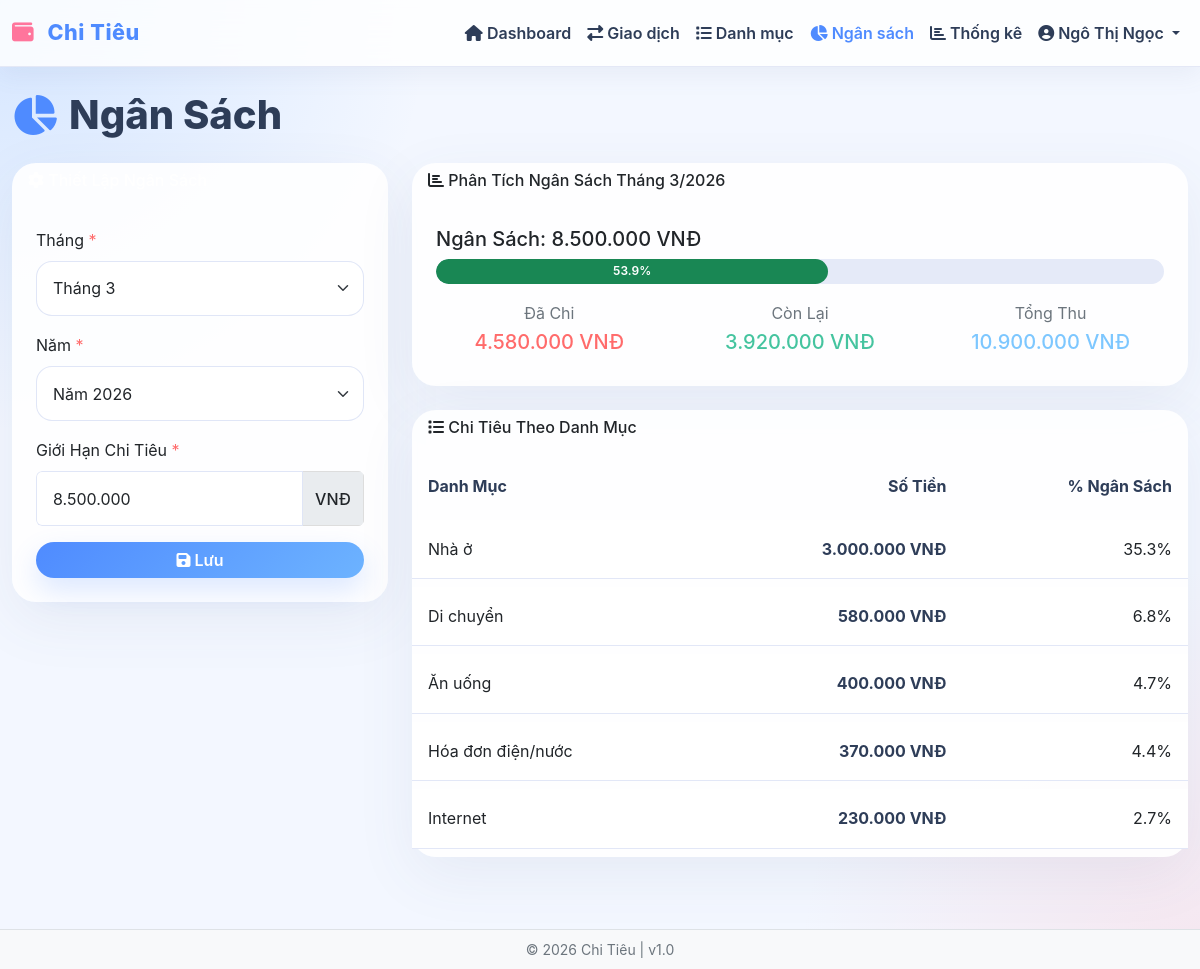
/budget.php?month=3 (signed in), run on the app's committed database.
### tables this page shows
CREATE TABLE budgets (
    id INT PRIMARY KEY AUTO_INCREMENT,
    user_id INT NOT NULL,
    limit_amount DECIMAL(15, 2) NOT NULL,
    month INT NOT NULL,
    year INT NOT NULL,
    created_at TIMESTAMP DEFAULT CURRENT_TIMESTAMP,
    updated_at TIMESTAMP DEFAULT CURRENT_TIMESTAMP ON UPDATE CURRENT_TIMESTAMP,
    CONSTRAINT fk_budget_user FOREIGN KEY (user_id) REFERENCES users(id) ON DELETE CASCADE,
    UNIQUE KEY unique_user_month_year (user_id, month, year),
    INDEX idx_user_month_year (user_id, year, month)
);

CREATE TABLE categories (
    id INT PRIMARY KEY AUTO_INCREMENT,
    user_id INT NOT NULL,
    name VARCHAR(100) NOT NULL,
    type ENUM('Thu', 'Chi') NOT NULL,
    icon VARCHAR(50),
    created_at TIMESTAMP DEFAULT CURRENT_TIMESTAMP,
    CONSTRAINT fk_category_user FOREIGN KEY (user_id) REFERENCES users(id) ON DELETE CASCADE,
    INDEX idx_user_type (user_id, type)
);

### app/Database.php (called while the page is built, shortened)
<?php
class Database {
    private $connection;
    private $host = DB_HOST;
    private $user = DB_USER;
    private $pass = DB_PASS;
    private $name = DB_NAME;
    public function connect() {
        $this->connection = new mysqli(
            $this->host,
            $this->user,
            $this->pass,
            $this->name
        );
        $this->connection->set_charset("utf8mb4");
        return $this->connection;
    }
    public function execute($sql, $params = [], $types = '') {
        try {
            $stmt = $this->connection->prepare($sql);
            if (!empty($params)) {
                if (empty($types)) {
                    $types = $this->detectTypes($params);
                }
                if (!$stmt->bind_param($types, ...$params)) {
                    throw new Exception("Bind Param Error: " . $stmt->error);
                }
            }
            if (!$stmt->execute()) {
                throw new Exception("Execute Error: " . $stmt->error);
            }
            $result = $stmt->get_result();
            return $result ? $result : $stmt;
        } catch (Exception $e) {
            error_log("Database Error: " . $e->getMessage());
            if (preg_match('/^(INSERT|UPDATE|DELETE)/i', $sql)) {
                return false;
            }
            return $this->connection->query("SELECT 1 WHERE 0");
        }
    }
    private function detectTypes($params) {
        $types = '';
        foreach ($params as $param) {
            if (is_int($param)) {
                $types .= 'i';
            } elseif (is_float($param)) {
                $types .= 'd';
            } else {
                $types .= 's';
            }
        }
        return $types;
    }
}

### app/functions.php (called while the page is built, shortened)
<?php
function formatCurrency($amount) {
    return number_format($amount, 0, ',', '.') . ' ' . CURRENCY;
}
function getDashboardData($user_id, $db, $month = null, $year = null) {
    $month = intval($month);
    $year = intval($year);
    $start_date = sprintf('%04d-%02d-01', $year, $month);
    $end_date = date('Y-m-t', strtotime($start_date));
    $income_query = "SELECT COALESCE(SUM(t.amount), 0) as total
                     FROM transactions t
                     JOIN categories c ON t.category_id = c.id
                     WHERE t.user_id = ?
                     AND LOWER(c.type) = 'thu'
                     AND t.transaction_date BETWEEN ? AND ?";
    $income_result = $db->execute($income_query, [$user_id, $start_date, $end_date]);
    $income = $income_result->fetch_assoc()['total'] ?? 0;
    $expense_query = "SELECT COALESCE(SUM(t.amount), 0) as total
                      FROM transactions t
                      JOIN categories c ON t.category_id = c.id
                      WHERE t.user_id = ?
                      AND LOWER(c.type) = 'chi'
                      AND t.transaction_date BETWEEN ? AND ?";
    $expense_result = $db->execute($expense_query, [$user_id, $start_date, $end_date]);
    $expenses = $expense_result->fetch_assoc()['total'] ?? 0;
    $budget_query = "SELECT limit_amount FROM budgets
                     WHERE user_id = ?
                     AND month = ?
                     AND year = ?";
    $budget_result = $db->execute($budget_query, [$user_id, $month, $year]);
    $budget = $budget_result && $budget_result->num_rows > 0 ? $budget_result->fetch_assoc()['limit_amount'] : 0;
    $income_expense_diff = $income - $expenses;
    $budget_remaining = $budget - $expenses;
    $budget_exceeded = $expenses > $budget ? true : false;
    $budget_overflow = max(0, $expenses - $budget);
    return [
        'income' => floatval($income),
        'expenses' => floatval($expenses),
        'balance' => floatval($income - $expenses),
        'income_expense_diff' => floatval($income_expense_diff),
        'budget' => floatval($budget),
        'budget_remaining' => floatval($budget_remaining),
        'budget_exceeded' => $budget_exceeded,
        'budget_overflow' => floatval($budget_overflow),
        'budget_percentage' => $budget > 0 ? min(100, ($expenses / $budget) * 100) : 0,
        'month' => $month,
        'year' => $year
    ];
}
function e($text) {
    return htmlspecialchars($text, ENT_QUOTES, 'UTF-8');
}

### budget.php (the view, shortened to what this page needs)
<?php
require_once 'app/Database.php';
require_once 'app/functions.php';
$user_id = $_SESSION['user_id'];
$month = isset($_GET['month']) ? intval($_GET['month']) : date('m');
$year = isset($_GET['year']) ? intval($_GET['year']) : date('Y');
$budget_query = "SELECT id, limit_amount FROM budgets WHERE user_id = ? AND month = ? AND year = ?";
$budget_result = $db->execute($budget_query, [$user_id, $month, $year]);
$current_budget = ($budget_result && $budget_result->num_rows > 0) ? $budget_result->fetch_assoc()['limit_amount'] : 0;
$expense_query = "SELECT c.id, c.name, SUM(t.amount) as total, COUNT(t.id) as count
                  FROM transactions t
                  JOIN categories c ON t.category_id = c.id
                  WHERE t.user_id = ? AND LOWER(c.type) = 'chi'
                  AND MONTH(t.transaction_date) = ?
                  AND YEAR(t.transaction_date) = ?
                  GROUP BY c.id, c.name
                  ORDER BY total DESC";
$expenses_result = $db->execute($expense_query, [$user_id, $month, $year]);
$expenses_data = [];
if ($expenses_result) {
    while ($row = $expenses_result->fetch_assoc()) {
        $expenses_data[] = $row;
    }
}
?>
<?php include 'views/header.php'; ?>
<div class="mb-4">
    <h1><i class="fas fa-chart-pie"></i> Ngân Sách</h1>
</div>
<div class="row">
    <div class="col-md-4">
        <div class="card border-0 shadow-sm">
            <div class="card-header bg-primary text-white">
                <h6 class="mb-0"><i class="fas fa-cog"></i> Thiết Lập Ngân Sách</h6>
            </div>
            <div class="card-body">
                <form method="POST">
                    <div class="mb-3">
                        <label class="form-label">Tháng <span class="text-danger">*</span></label>
                        <select name="month" id="budgetMonth" class="form-select" onchange="changeBudgetPeriod()" required>
                            <?php for ($m = 1; $m <= 12; $m++): ?>
                            <option value="<?php echo $m; ?>" <?php echo $m == $month ? 'selected' : ''; ?>>
                                Tháng <?php echo $m; ?>
                            </option>
                            <?php endfor; ?>
                        </select>
                    </div>
                    <div class="mb-3">
                        <label class="form-label">Năm <span class="text-danger">*</span></label>
                        <select name="year" id="budgetYear" class="form-select" onchange="changeBudgetPeriod()" required>
                            <?php for ($y = 2024; $y <= 2027; $y++): ?>
                            <option value="<?php echo $y; ?>" <?php echo $y == $year ? 'selected' : ''; ?>>
                                Năm <?php echo $y; ?>
                            </option>
                            <?php endfor; ?>
                        </select>
                    </div>
                    <div class="mb-3">
                        <label class="form-label">Giới Hạn Chi Tiêu <span class="text-danger">*</span></label>
                        <div class="input-group">
                            <input type="text" name="amount" class="form-control amount-input" placeholder="0"
                                   value="<?php echo (int)$current_budget; ?>" required>
                            <span class="input-group-text"><?php echo CURRENCY; ?></span>
                        </div>
                    </div>
                    <button type="submit" class="btn btn-primary w-100">
                        <i class="fas fa-save"></i> Lưu
                    </button>
                </form>
            </div>
        </div>
    </div>
    <div class="col-md-8">
        <div class="card border-0 shadow-sm">
            <div class="card-header bg-white border-bottom">
                <h6 class="mb-0"><i class="fas fa-chart-bar"></i> Phân Tích Ngân Sách Tháng <?php echo $month; ?>/<?php echo $year; ?></h6>
            </div>
            <div class="card-body">
                <?php
                $dashboard = getDashboardData($user_id, $db, $month, $year);
                if ($current_budget > 0):
                    $percentage = min(100, ($dashboard['expenses'] / $current_budget) * 100);
                    $progress_class = $percentage > 100 ? 'bg-danger' : ($percentage > 80 ? 'bg-warning' : 'bg-success');
                ?>
                <h5>Ngân Sách: <?php echo formatCurrency($current_budget); ?></h5>
                <div class="progress mb-3" style="height: 25px;">
                    <div class="progress-bar <?php echo $progress_class; ?>" role="progressbar" style="width: <?php echo $percentage; ?>%">
                        <?php echo round($percentage, 1); ?>%
                    </div>
                </div>
                <div class="row text-center">
                    <div class="col-md-4">
                        <p class="text-muted mb-1">Đã Chi</p>
                        <h5 class="text-danger"><?php echo formatCurrency($dashboard['expenses']); ?></h5>
                    </div>
                    <div class="col-md-4">
                        <p class="text-muted mb-1">Còn Lại</p>
                        <h5 class="<?php echo $dashboard['budget_remaining'] >= 0 ? 'text-success' : 'text-danger'; ?>">
                            <?php echo formatCurrency($dashboard['budget_remaining']); ?>
                        </h5>
                    </div>
                    <div class="col-md-4">
                        <p class="text-muted mb-1">Tổng Thu</p>
                        <h5 class="text-info"><?php echo formatCurrency($dashboard['income']); ?></h5>
                    </div>
                </div>
                <?php else: ?>
                <div class="alert alert-info mb-0">
                    <i class="fas fa-info-circle"></i> Vui lòng thiết lập ngân sách cho tháng này!
                </div>
                <?php endif; ?>
            </div>
        </div>
        <?php if (!empty($expenses_data)): ?>
        <div class="card border-0 shadow-sm mt-4">
            <div class="card-header bg-white border-bottom">
                <h6 class="mb-0"><i class="fas fa-list"></i> Chi Tiêu Theo Danh Mục</h6>
            </div>
            <div class="card-body p-0">
                <div class="table-responsive">
                    <table class="table table-hover mb-0">
                        <thead class="table-light">
                            <tr>
                                <th>Danh Mục</th>
                                <th class="text-end">Số Tiền</th>
                                <th class="text-end">% Ngân Sách</th>
                            </tr>
                        </thead>
                        <tbody>
                            <?php foreach ($expenses_data as $exp): ?>
                            <tr>
                                <td><?php echo e($exp['name']); ?></td>
                                <td class="text-end"><strong><?php echo formatCurrency($exp['total']); ?></strong></td>
                                <td class="text-end">
                                    <?php echo $current_budget > 0 ? round(($exp['total'] / $current_budget) * 100, 1) : 0; ?>%
                                </td>
                            </tr>
                            <?php endforeach; ?>
                        </tbody>
                    </table>
                </div>
            </div>
        </div>
        <?php endif; ?>
    </div>
</div>
<?php include 'views/footer.php'; ?>

### public/css/style.css (style rules this page uses)
:root { --primary-color: #4f8bff; --secondary-color: #6db3ff; --accent-color: #ff759c; --success-color: #45c49f; --danger-color: #ff6b6b; --warning-color: #ffb26b; --info-color: #7dc7ff; --light-color: #f3f7ff; --surface-color: rgba(255, 255, 255, 0.9); --surface-strong: #ffffff; --text-color: #2e3d58; --muted-color: #6f7c97; --shadow: 0 18px 60px rgba(77, 93, 131, 0.08); --shadow-soft: 0 8px 24px rgba(105, 120, 150, 0.08); --shadow-hover: 0 22px 60px rgba(77, 93, 131, 0.12); }
* { margin: 0; padding: 0; box-sizing: border-box; }
body { font-family: 'Inter', 'Segoe UI', Tahoma, Geneva, Verdana, sans-serif; background: radial-gradient(circle at top left, rgba(104, 168, 255, 0.22), transparent 28%), radial-gradient(circle at bottom right, rgba(255, 155, 170, 0.18), transparent 26%), var(--light-color); color: var(--text-color); line-height: 1.65; }
.card { border-radius: 24px; transition: transform 0.3s ease, box-shadow 0.3s ease; background: var(--surface-color); border: 1px solid rgba(223, 229, 247, 0.75); box-shadow: var(--shadow); }
.text-success { color: var(--success-color) !important; }
.text-danger { color: var(--danger-color) !important; }
.text-info { color: var(--info-color) !important; }
.card-header { border-radius: 24px 24px 0 0 !important; font-weight: 700; background: transparent !important; border-bottom: none !important; padding-bottom: 0.75rem; }
.card-body { background: transparent; }
.btn { border-radius: 18px; font-weight: 600; transition: all 0.25s ease; border: none; }
.btn-primary { background: linear-gradient(135deg, var(--primary-color) 0%, var(--secondary-color) 100%); color: white; box-shadow: 0 12px 28px rgba(79, 139, 255, 0.2); }
.form-control, .form-select { border-radius: 16px; border: 1px solid rgba(223, 229, 247, 0.95); padding: 0.9rem 1rem; transition: all 0.3s ease; background-color: rgba(255, 255, 255, 0.98); }
.table { margin-bottom: 0; border-collapse: separate; border-spacing: 0 0.5rem; }
.table thead th { border: none; font-weight: 700; color: var(--text-color); background-color: transparent; padding: 1rem 1rem 0.75rem; }
.table tbody tr { background: var(--surface-strong); border: 1px solid rgba(223, 229, 247, 0.9); border-radius: 18px; transition: all 0.3s ease; }
.table tbody td { padding: 1rem; vertical-align: middle; }
.progress { border-radius: 14px; height: 18px; background-color: rgba(223, 229, 247, 0.8); }
.progress-bar { border-radius: 14px; font-weight: 600; color: white; display: flex; align-items: center; justify-content: center; }
.card-body strong { color: var(--text-color); font-weight: 700; }
.card-body { flex: 1; padding: 1.5rem; background: transparent; }
h1 { color: var(--text-color); font-weight: 800; margin-bottom: 1.5rem; display: flex; align-items: center; gap: 0.75rem; }
h1 i { color: var(--primary-color); }
.input-group { border-radius: 6px; overflow: hidden; }
.input-group .form-control, .input-group .form-select { border-radius: 0; }
.input-group .form-control:first-child { border-radius: 6px 0 0 6px; }
.input-group-text { background-color: #e9ecef; border-color: #ddd; font-weight: 500; }
.text-muted { color: #6c757d !important; }
.border-0 { border: none !important; }
.shadow-sm { box-shadow: var(--shadow) !important; }
.card { animation: slideIn 0.3s ease; }

### data on the page
budgets: limit_amount "8.500.000", limit_amount "8.500.000 VNĐ", limit_amount "53.9"
categories: name "Nhà ở", total "3.000.000 VNĐ", total "35.3"
categories: name "Di chuyển", total "580.000 VNĐ", total "6.8"
categories: name "Ăn uống", total "400.000 VNĐ", total "4.7"
categories: name "Hóa đơn điện/nước", total "370.000 VNĐ", total "4.4"
categories: name "Internet", total "230.000 VNĐ", total "2.7"

### other printed values
APP_NAME "Chi Tiêu"
$_SESSION['user_name'] "Ngô Thị Ngọc"
CURRENCY "VNĐ"
$month "3"
$year "2026"
formatCurrency($dashboard['expenses']) "4.580.000 VNĐ"
formatCurrency($dashboard['budget_remaining']) "3.920.000 VNĐ"
formatCurrency($dashboard['income']) "10.900.000 VNĐ"
